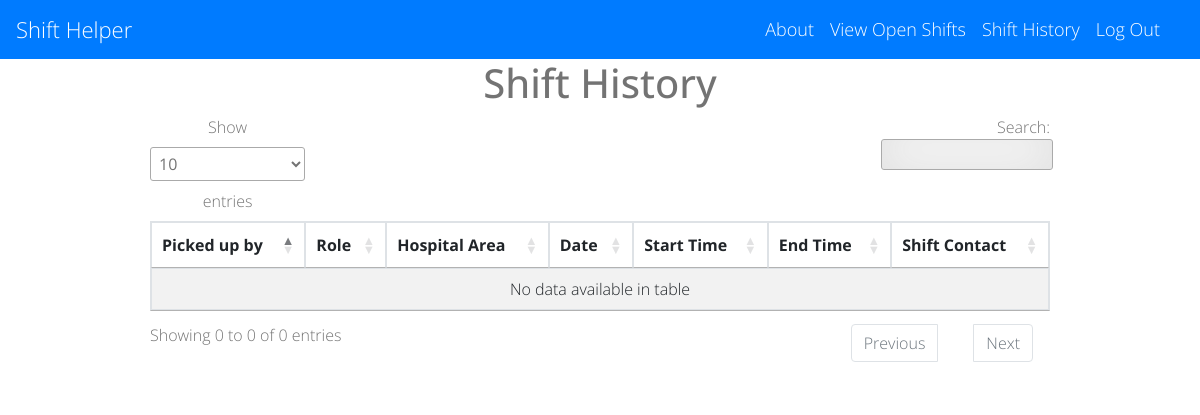
Page /shift_history?hospital_id=20 on the earlier database version.
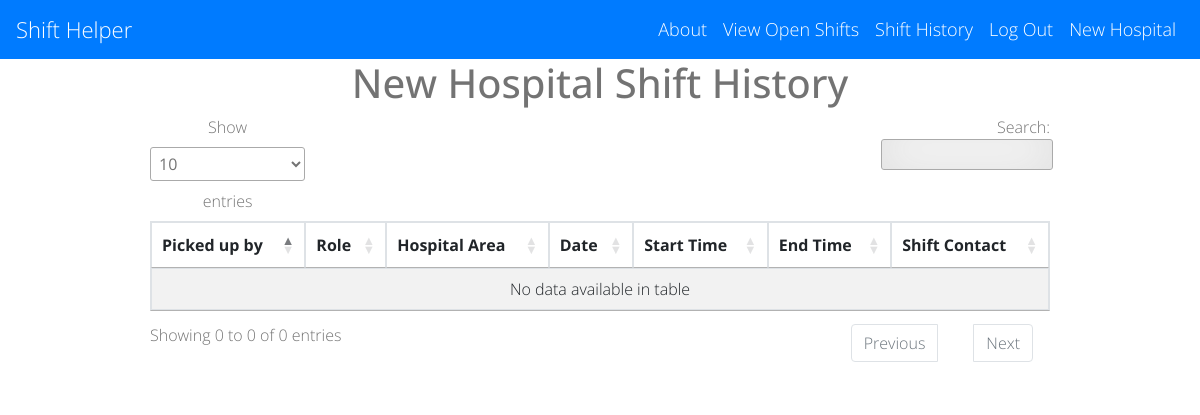
Same page on the later database version.
### main.py (models this page shows)
class Hospital(UserMixin, db.Model):
    id = db.Column(db.Integer, primary_key=True)
    hospital_name = db.Column(db.String(1000))
    admin_name = db.Column(db.String(1000))
    admin_email = db.Column(db.String(100))
    admin_password = db.Column(db.String(1000))
    staff_password = db.Column(db.String(1000))
    created_date = db.Column(db.TIMESTAMP)

### main.py (the view)
@app.route('/shift_history', methods=['GET'])
def shift_history():
    hospital_id = request.args['hospital_id']
    cur_hospital = Hospital.query.get(hospital_id)
    shift_history_list = db.session.query(Shifts) \
        .filter(Shifts.status == 'Approved', Shifts.hospital_id == hospital_id) \
        .order_by(Shifts.picked_up_by, Shifts.date, Shifts.start_time, Shifts.area, Shifts.role)
    return render_template('shift_history.html', hospital=cur_hospital, shifts=shift_history_list, logged_in=True)

### templates/shift_history.html (shortened to what this page needs)
{% extends 'base.html' %}
{% block content %}
<div class="table-responsive">
  <div class="row">
    <div class="col-sm-12">
      <h1>{{ hospital.hospital_name }} Shift History</h1>
	  <table id="data" class="table table-striped table-sm table-bordered">
        <thead>
            <tr>
                <th>Picked up by</th>
                <th>Role</th>
                <th>Hospital Area</th>
                <th>Date</th>
                <th>Start Time</th>
                <th>End Time</th>
                <th>Shift Contact</th>
            </tr>
        </thead>
          <tbody>
          </tbody>
  	  </table>
    </div>
  </div>
</div>
{% endblock %}

### templates/base.html (shortened to what this page needs)
<!DOCTYPE html>
<html>
<head>
    <link rel="stylesheet" href="//use.fontawesome.com/releases/v5.0.7/css/all.css">
    <link rel="stylesheet" href="https://stackpath.bootstrapcdn.com/bootstrap/4.5.2/css/bootstrap.min.css">
    <link rel="stylesheet" type="text/css" href="https://cdn.datatables.net/1.11.4/css/jquery.dataTables.min.css">
    <link rel="stylesheet" href="{{ url_for('static', filename='css/styles.css')}}">
</head>
<body>
<nav class="navbar navbar-expand-lg navbar-dark bg-primary">
  <a class="navbar-brand" href="/">Shift Helper</a>
  <div class="collapse navbar-collapse">
      <ul class = "navbar-nav ml-auto">
          <li class="nav-item">
              <a class="nav-link" href="{{ url_for('about') }}">About</a>
          </li>
          {% if logged_in: %}
          <li class="nav-item">
              <a class="nav-link" href="{{ url_for('shifts', hospital_id=hospital.id) }}">View Open Shifts</a>
          </li>
        <li class="nav-item">
              <a class="nav-link" href="{{ url_for('shift_history', hospital_id=hospital.id) }}">Shift History</a>
          </li>
          <li class="nav-item">
              <a class="nav-link" href="{{ url_for('logout') }}">Log Out</a>
          </li>
          <li class="nav-item">
              <a class="nav-link" href="">{{ hospital.hospital_name }}</a>
          </li>
          {% endif %}
      </ul>
  </div>
</nav>
       {% block content %}
       {% endblock %}
</body>
</html>

Differences in the rows shown:
added Hospital: hospital_name "New Hospital"
